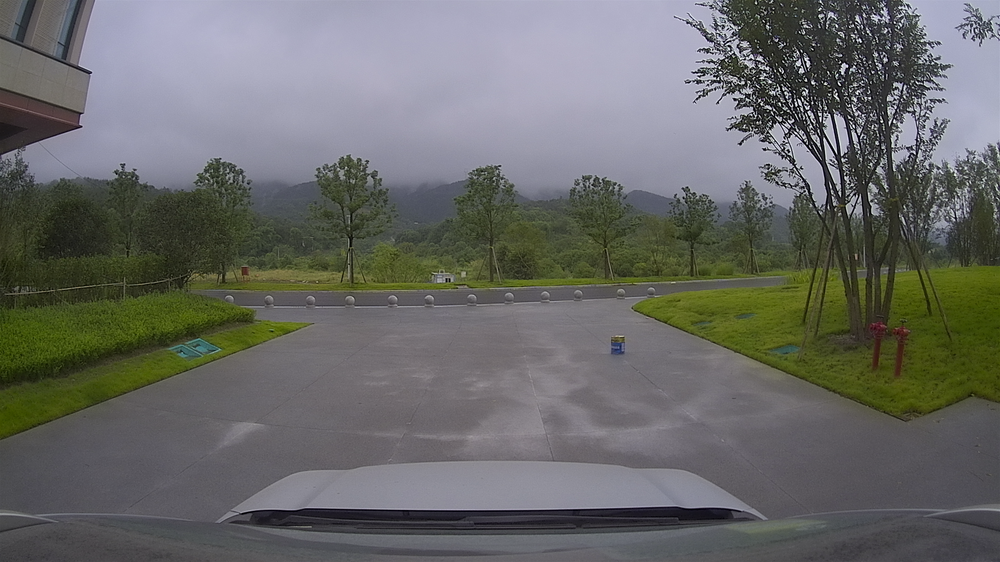
#> input picture Utils/SensorCalibration/Visualization/example/calibration_raw.png, 1000 x 562 px, shrunk from 1920 x 1080 before the run
$ python image_project.py
#> lines starting #> are read from the running program, lines starting #| are printed output that depends on the picture
# 图像坐标系下的相关可视化验证测试脚本
# 注意#!部分需根据实际情况修改

import cv2
import logging
import argparse
import numpy as np
import open3d as o3d

from pathlib import Path

logging.basicConfig(format="%(levelname)s:%(message)s", level=logging.INFO)


if __name__ == "__main__":
    parser = argparse.ArgumentParser(
        description="Multi-sensor visualization tool for cameras",
        epilog="Autonomous driving may be a false proposition! Really~",
    )
    parser.add_argument(
        "-im",
        "--image_input_file",
        type=str,
        default="./example/calibration_raw.png",
        help="the path of distort raw image",
        metavar="{distort raw input path}",
    )
    parser.add_argument(
        "-p",
        "--pcd_input_file",
        type=str,
        default="./example/calibration_raw.pcd",
        help="the lidar pointcloud",
        metavar="{PCL pcd file}",
    )
    parser.add_argument(
        "-in",
        "--intrinsics_input_file",
        type=str,
        default="./example/intrinsics.yml",
        help="camera intrinsics parameters(opencv style, include distortion parameters and intrinsic matrix)",
        metavar="{camera intrinsics parameters(opencv style)}",
    )
    parser.add_argument(
        "-ex",
        "--extrinsics_input_file",
        type=str,
        default="./example/lidar2img_extrinsics.yml",
        help="camera extrinsics parameters(opencv style, lidar frame to camera frame)",
        metavar="{camera extrinsics parameters(opencv style)}",
    )
    parser.add_argument(
        "-o",
        "--output_path",
        type=str,
        default="./example/result",
        help="output dir path, include undistort image, lidar or radar point project image",
        metavar="{output dir include undistort image、lidar point project 、radar point project image}",
    )
    parser.add_argument(
        "-d",
        "--depth_filter",
        type=float,
        default=40,
        help="pointcloud in camera frame depth filter threshold",
        metavar="{filter far pointcloud for better visual image!}",
    )  # 过滤掉距离图像坐标系一定距离的激光点,便于可视化,较远的点会对图像的点云映射可视化产生干扰

    opt = parser.parse_args()

    # 读取相机内参文件,获取内参矩阵和畸变系数(保存格式使用标准opencv的yml格式)
    logging.info("Reading the intrinsics parameters!")
    intrinsics = cv2.FileStorage(opt.intrinsics_input_file, cv2.FILE_STORAGE_READ)
    K = intrinsics.getNode("K").mat()  # ^ 3x3 相机标定完成的内参矩阵,具体K名称可能和存储名称相关
    D = intrinsics.getNode("D").mat()  # ^ 5x1 相机标定完成的畸变系数,具体D名称可能和存储名称相关

    # 读取激光雷达到相机的外参矩阵
    logging.info("Reading the extrinsics parameters!")
    extrinsics = cv2.FileStorage(opt.extrinsics_input_file, cv2.FILE_STORAGE_READ)
    lidar2img = extrinsics.getNode(
        "lidar2img"
    ).mat()  # ^ 4x4 激光雷达到相机坐标系转换矩阵,具体lidar2img名称可能和存储名称相关

    # 读取图片和点云数据，并对原始图片进行矫正
    logging.info("Reading the image and undistort image!")
    image = cv2.imread(opt.image_input_file)
#> image is the input picture: shape (562, 1000, 3); mean B, G, R 103, 105.3, 104.3
    image = cv2.undistort(image, K, D)
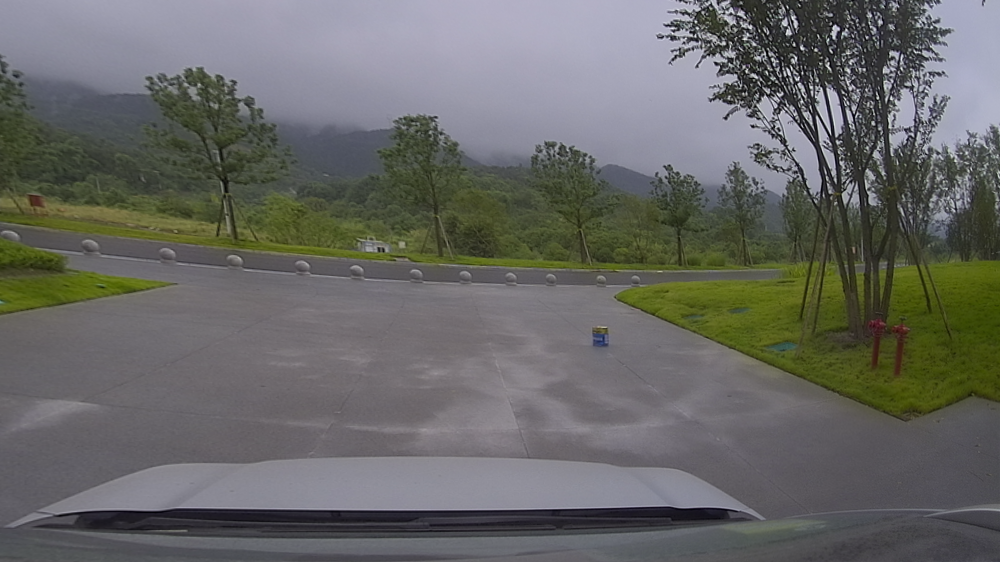
#> image: shape (562, 1000, 3); mean B, G, R 101.4, 104, 103.4
    output_dir = Path(opt.output_path)
    output_dir.mkdir(exist_ok=True, parents=True)  # 创建结果目录
    logging.info("Saving the undistort image!")
    cv2.imwrite(
        str(output_dir.joinpath(Path(opt.image_input_file).stem + "_undistort.png")),
        image,
    )  # 保存矫正后的原始图像
    logging.info("Reading the pointcloud!")
    point_cloud = o3d.io.read_point_cloud(opt.pcd_input_file)

    # 将点云从激光雷达坐标系转换到相机坐标系
    logging.info("Changing the pointcloud from lidar frame to camera frame!")
    points = np.asarray(point_cloud.points)
    points_lidar_frame = np.hstack(
#> (the run stopped early here; a loop or call above may not have finished)
